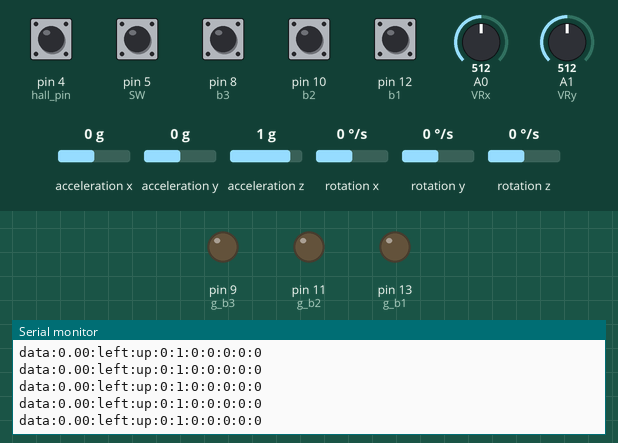
This sketch was run on a simulated Arduino Uno, built with avr-gcc and run on an emulated ATmega328P. On the bench: output pins drawn as LEDs (lit = HIGH), the last lines printed to the serial monitor. Inputs (shaded band) come from the test bench; at power-on: pin 4 (hall_pin), pin 5 (SW), pin 8 (b3), pin 10 (b2), pin 12 (b1) HIGH, A0 (VRx) = 512, A1 (VRy) = 512, acceleration y 0 g, acceleration x 0 g, acceleration z 1 g, rotation x 0 °/s, rotation y 0 °/s, rotation z 0 °/s. Pins used as bus, display or sensor lines are not drawn.

Above: at 7.2 s.
7.3 s: A0 (VRx) set to 504
At 8.4 s:
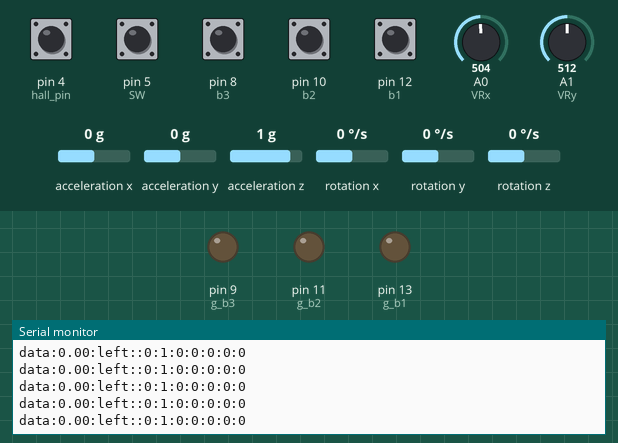
9.3 s: A1 (VRy) set to 514
At 10.4 s:
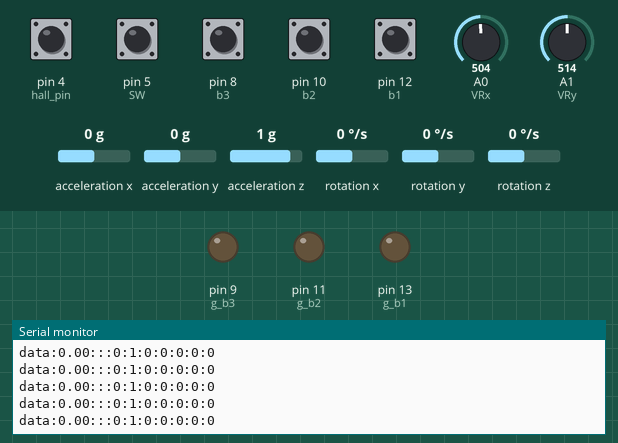
14.3 s: acceleration y set to -0.2 g
At 14.8 s:
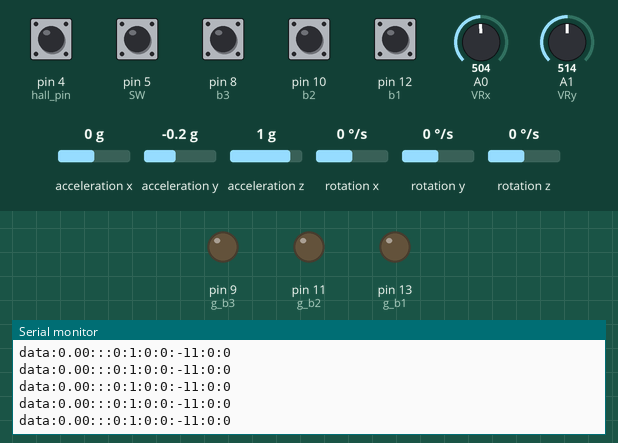

The sketch:

arduino_code.ino
```cpp
#include <MPU6050_tockn.h>
#include <Wire.h>

MPU6050 mpu6050(Wire);
int X,Y,Z;
int OX,OY,OZ;

int VRx = A0;
int VRy = A1;
int SW = 5;

int hall_vcc = 3;
int hall_gnd = 2;
int hall_pin = 4;

int b1 = 12;
int g_b1 = 13;

int b2 = 10;
int g_b2 = 11;

int b3 = 8;
int g_b3 = 9;


int joy_gnd = 6;
int joy_vcc = 7;


int sda = A4;
int scl = A5;


void setup() {
  Serial.begin(9600);

  Wire.begin();                                               // Initialise I2C communication
  mpu6050.begin();                                            // Initialise Gyro communication
  Serial.println("STRTM");                                    // Identifier "STARTM" for start mouse
  mpu6050.calcGyroOffsets(true);                              // Setting Gyro offsets
  mpu6050.update();                                           // Command to calculate the sensor data before using the get command
  OX = mpu6050.getAngleX();                                   // Getting angle X Y Z
  OY = mpu6050.getAngleY();
  OZ = mpu6050.getAngleZ();

  if(OX < 0){                                                 // Inverting the sign of all the three offset values for zero error correction
    OX = OX *(-1);}
  else{
    OX = (OX-OX)-OX;}

  if(OY < 0){
    OY = (OY *(-1));}
  else{
    OY = ((OY-OY)-OY)+10;}

  if(OZ < 0){
    OZ = OZ *(-1);}
  else{
    OZ = (OZ-OZ)-OZ;}


  pinMode(hall_pin, INPUT);
  pinMode(VRx, INPUT);
  pinMode(VRy, INPUT);
  pinMode(SW, INPUT_PULLUP);

  pinMode(b1, INPUT_PULLUP);
  pinMode(b2, INPUT_PULLUP);
  pinMode(b3, INPUT_PULLUP);


  pinMode(joy_gnd, OUTPUT);
  digitalWrite(joy_gnd,LOW);

  pinMode(g_b2,OUTPUT);
  digitalWrite(g_b2,LOW);

  pinMode(g_b1,OUTPUT);
  digitalWrite(g_b1,LOW);

  pinMode(g_b3,OUTPUT);
  digitalWrite(g_b3,LOW);

  pinMode(joy_vcc,OUTPUT);
  digitalWrite(joy_vcc,HIGH);

  pinMode(hall_vcc, OUTPUT);
  digitalWrite(hall_vcc,HIGH);

  pinMode(hall_gnd, OUTPUT);
  digitalWrite(hall_gnd,LOW);


}


int prev_state=0;   // previous state of switch
int prev_b1=0;
int prev_b2=0;
int prev_b3=0;
int prev_b4=0;


float startTime;
float endTime;
float duration = 0;
float old = 0;
byte timerRunning;
long c = 0;

void loop() {

  mpu6050.update();


  int but1=0, but2=0, but3=0;

  int z=0;
  String xpos,ypos;
  int sensitivity=5;

  int x = analogRead(VRx);
  int y = analogRead(VRy);

//  Serial.print(x);
//  Serial.print(":");
//  Serial.println(y);

  if(x>504)                     // when moved up
  ypos="up";
  if(x<498)                   // when moved down
  ypos="down";
  if(y>520)                    // when moved right
  xpos="right";
  if(y<514)                  // when moved left
  xpos="left";

  int curr_state=digitalRead(SW);
  if(curr_state==1 && prev_state==0)   // when SW is pressed
    z=1;
  else
    z=0;
  prev_state=curr_state;

  // Buttons

  if(digitalRead(b2)==1 && prev_b2==0)   // when SW is pressed
    but2=1;
  else
    but2=0;
  prev_b2=digitalRead(b2);

  if(digitalRead(b3)==1 && prev_b3==0)   // when SW is pressed
    but3=1;
  else
    but3=0;
  prev_b3=digitalRead(b3);

//  if(digitalRead(b4)==1 && prev_b4==0)   // when SW is pressed
//    but4=1;
//  else
//    but4=0;
//  prev_b4=digitalRead(b4);


  if (timerRunning == 0 && digitalRead(hall_pin) == LOW){ // button pressed & timer not running already
    startTime = millis();
    timerRunning = timerRunning + 1;
  }
  if (timerRunning == 1 && digitalRead(hall_pin) == HIGH){ // timer running, button released
    timerRunning = timerRunning + 1;
  }
  if (timerRunning == 2 && digitalRead(hall_pin) == LOW){
    timerRunning = timerRunning + 1;
  }
  if (timerRunning == 3 && digitalRead(hall_pin) == HIGH){
    endTime = millis();
    timerRunning = 0;
    duration = (endTime - startTime)/1000;
    c = 0;
  }

  if(old == duration){
    c = c+1;
  }

  if(c == 115){
    duration = 0;
    c = 0;
  }

  if(prev_b1 == 0 && digitalRead(b1) == 1){

    OX = mpu6050.getAngleX();                                   // Getting angle X Y Z
    OY = mpu6050.getAngleY();
    OZ = mpu6050.getAngleZ();

    if(OX < 0){                                                 // Inverting the sign of all the three offset values for zero error correction
      OX = OX *(-1);}
    else{
      OX = (OX-OX)-OX;}

    if(OY < 0){
      OY = (OY *(-1));}
    else{
      OY = (OY-OY)-OY;}

    if(OZ < 0){
      OZ = OZ *(-1);}
    else{
      OZ = (OZ-OZ)-OZ;}

    Serial.print(OX);
    Serial.print(":");
    Serial.print(OY);
    Serial.print(":");
    Serial.println(OZ);
  }

  prev_b1=digitalRead(b1);

  X = OX + mpu6050.getAngleX();
  Y = OY + mpu6050.getAngleY();
  Z = OZ + mpu6050.getAngleZ();

  Serial.print("data");
  Serial.print(":");
  Serial.print(duration);
  Serial.print(":");
  Serial.print(xpos);
  Serial.print(":");
  Serial.print(ypos);
  Serial.print(":");
  Serial.print(z);
  Serial.print(":");
  Serial.print(digitalRead(b1));
  Serial.print(":");
  Serial.print(but2);
  Serial.print(":");
  Serial.print(but3);
//  Serial.print(":");
//  Serial.print(but4);
  Serial.print(":");
  Serial.print(X);
  Serial.print(":");
  Serial.print(Y);
  Serial.print(":");
  Serial.println(Z);

  old =  duration;


}
```

Measured:
- the behaviour switches between 505 and 504 on A0 (VRx) (found by bisection; images 0 and 1)
- the behaviour switches between 513 and 514 on A1 (VRy) (found by bisection; images 1 and 2)
- after the input at 7.3 s, the serial monitor: prints a new line after 0.07 s (image 1)
- after the input at 9.3 s, the serial monitor: prints a new line after 0.07 s (image 2)
- after the input at 14.3 s, the serial monitor: prints a new line after 0.07 s (image 3)
